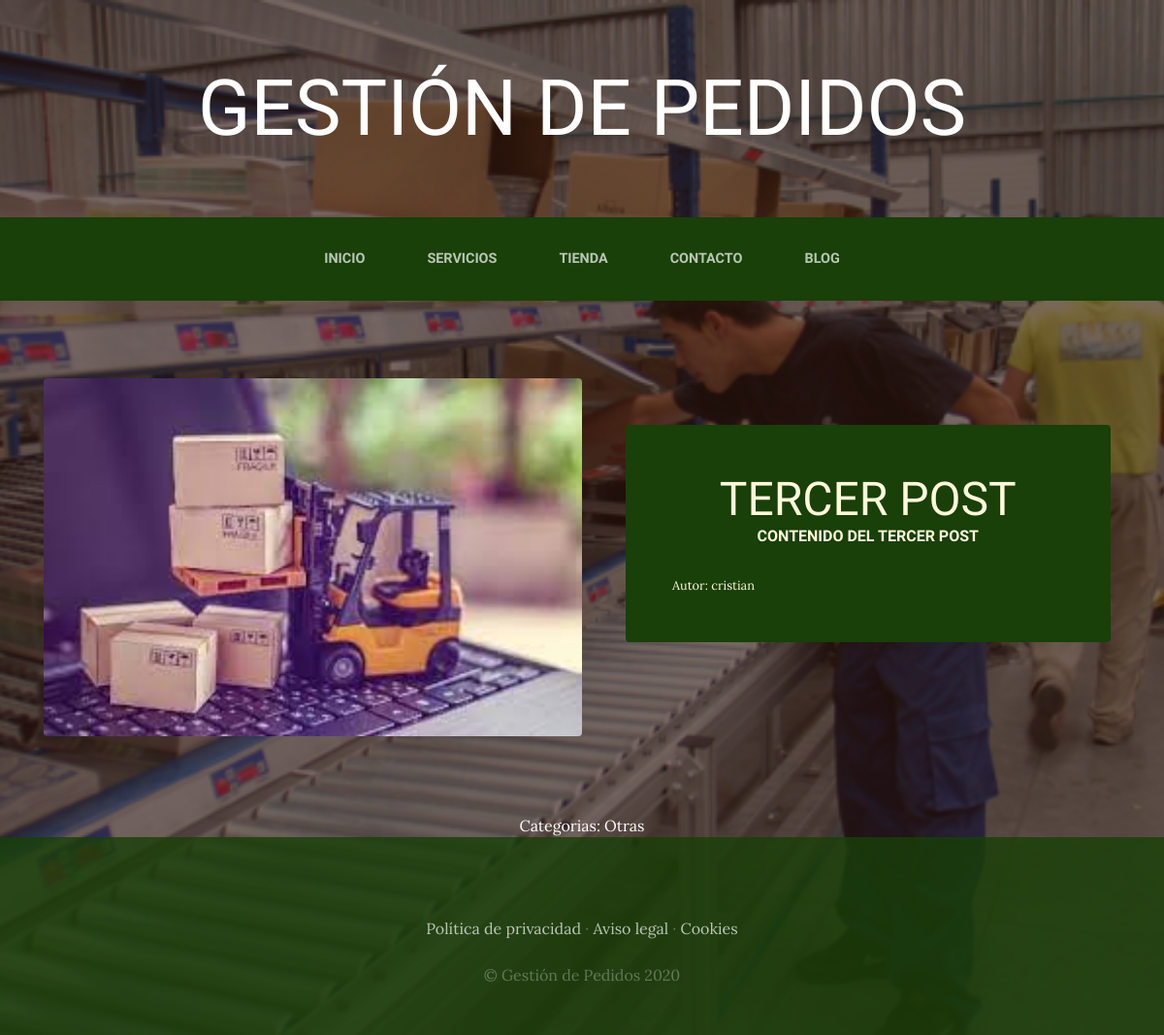
The page /blog/categoria/3/ on the database its author committed.
### blog/models.py (models this page shows, shortened)
class Post (models.Model):
    titulo=models.CharField(max_length=50)
    contenido=models.CharField(max_length=50)
    imagen=models.ImageField(upload_to="blog", null= True, blank=True)
    autor=models.ForeignKey(User, on_delete=models.CASCADE)
    categorias=models.ManyToManyField(Categoria)
    created=models.DateField(auto_now_add=True)
    updated=models.DateField(auto_now_add=True)
    class Meta:
        verbose_name="post"
        verbose_name_plural="posts"

class Categoria (models.Model):
    nombre=models.CharField(max_length=50)
    created=models.DateField(auto_now_add=True)
    updated=models.DateField(auto_now_add=True)
    class Meta:
        verbose_name="categoria"
        verbose_name_plural="categorias"

### blog/views.py (the view)
# urls.py: path('categoria/<int:categoria_id>/',views.categoria, name="categoria"),
def categoria(request, categoria_id):
    categoria = Categoria.objects.get(id=categoria_id)
    posts = Post.objects.filter(categorias=categoria)
    return render(request, "blog/categoria.html", {"categoria": categoria, "posts": posts})

### blog/templates/blog/categoria.html (shortened to what this page needs)
{% extends "ProyectoWebApp/base.html" %} {% load static %} {% block content %}
{% for post in posts %}
<section class="page-section clearfix">
  <div class="container">
    <div class="intro">
      <img
        class="intro-img img-fluid mb-3 mb-lg-0 rounded"
        src="{{post.imagen.url}}"
        alt=""
        style="width: 50%"
      />
      <div class="intro-text left-0 text-center bg-faded p-5 rounded">
        <h2 class="section-heading mb-4">
          <span class="section-heading-lower">{{post.titulo}}</span>
          <span class="section-heading-upper">{{post.contenido}}</span>
        </h2>
        <div style="text-align: left; font-size: 0.8em">
          Autor: {{post.autor}}
        </div>
      </div>
    </div>
  </div>
</section>
{% endfor %}
<section>
  <div style="width: 75%; margin: auto; text-align: center; color: white">
    <span> Categorias: {{ categoria.nombre }}</span>
  </div>
</section>
{% endblock %}

### ProyectoWebApp/static/ProyectoWebApp/css/gestion.css (style rules this page uses)
body { font-family: "Lora"; background: linear-gradient(rgba(47, 23, 15, 0.65), rgba(47, 23, 15, 0.65)), url("../img/bg_main.jpg"); background-attachment: fixed; background-position: center; background-size: cover; }
h1, h2, h3, h4, h5, h6 { font-family: "Raleway"; }
.page-section { margin-top: 5rem; margin-bottom: 5rem; }
.section-heading { text-transform: uppercase; }
.section-heading .section-heading-upper { display: block; font-size: 1rem; font-weight: 800; padding-bottom: 0.5rem; }
.section-heading .section-heading-lower { display: block; font-size: 3rem; font-weight: 100; }
.bg-faded { background-color: rgba(255, 255, 255, 0.85); }
.intro { position: relative; }
@media (min-width: 992px) { .intro .intro-img { width: 75%; float: left; } }
@media (min-width: 992px) { .intro .intro-text { left: 600; width: 60%; margin-top: 3rem; background-color: rgba(24, 64, 8); color: cornsilk; position: absolute; } }
@media (min-width: 1200px) { .intro .intro-text { width: 45%; } }

### rows shown on the page
Post: imagen (picture), titulo "TERCER POST", contenido "CONTENIDO DEL TERCER POST", autor "cristian"
Categoria: nombre "Otras"
